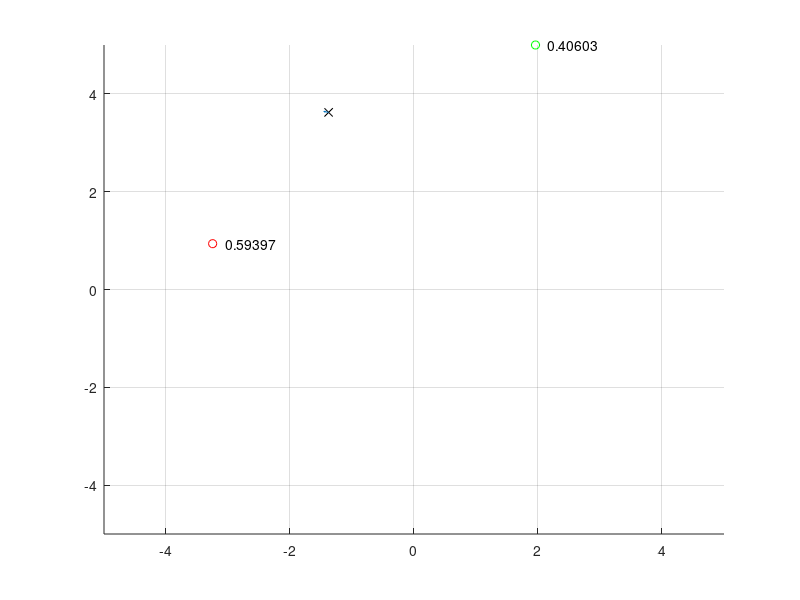
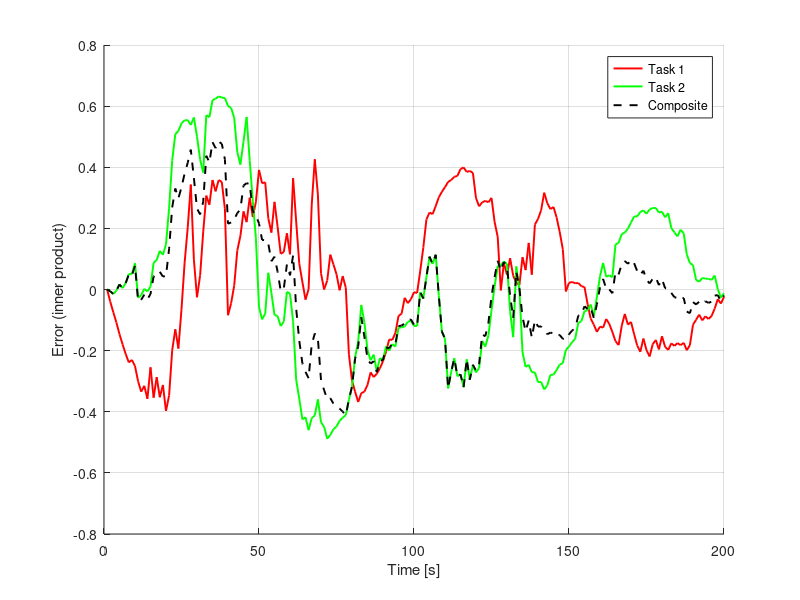

MATLAB code to generate these figures, in order:
clc
clear
close all


DS1 = @(x) [-5 0; 0 -5] * x;
DS2 = @(x) [-5 0; 0 -5] * x;

Lim_ws = @(x) [min(max(x(1),-5),5) ; min(max(x(2),-5),5)];


% loop params
dt = 0.01;
t = 0;
T_final = 2;

% intial locaiton of the two objects
pos_red = [-1;-2];
pos_green = [1;-2];


% robot's param
pos_robot = [0;5];
vel_robot = [0;0];

D = 5;
M = 1;

b1 = 0.0;
b2 = 1 - b1;
B = [b1;b2];
epsilon = 5;

vel_red = [0;0];
vel_green = [0;0];


figure;
hold on
grid on
axis([-5 5 -5 5])

direction_red = pi/2;
direction_green = pi;

Error = [];
while(t < T_final)
    
    % desired velocity to reach each object
    f1 = DS1(pos_robot - pos_red);
    f2 = DS2(pos_robot - pos_green);
    

    if(norm(f1) > 4), f1 = f1 ./ norm(f1) * 4; end
        if(norm(f2) > 4), f2 = f2 ./ norm(f2) * 4; end


    % adaptations
    adapt_error_1 = vel_robot'*vel_red;
    adapt_error_2 = vel_robot'*vel_green;
    adapt_error = b1.*adapt_error_1 + b2 .* adapt_error_2;
    
    Error(end+1,:) = [adapt_error_1, adapt_error_2, adapt_error];

    term1 = vel_robot'*(vel_red - vel_green);
%     term2 = -0.5 * (b1 * vel_red + b2 * vel_green)' * (f1 + f2) ;
    term2 =  (b1 * vel_red + b2 * vel_green)' * (f1-f2) ;
    
    b1_dot = - epsilon * (term1 + term2);
    b1 = b1 + b1_dot .* dt;
    if(b1>1),b1=1;end
    if(b1<0),b1=0;end
    b2 = 1-b1;
    
    B(:,end+1) = [b1;b2];
    
    vel_desired = b1 .* f1 + b2 .* f2;
    
    
    % robot's movement
    F_control = -1 * D .* (vel_robot - vel_desired);
    acc = (1/M) * (F_control);
    vel_robot = vel_robot + acc   .* dt ;
    pos_robot   = pos_robot   + vel_robot .* dt;
    
    
    % objects movements
    
    direction_red = direction_red + 0.2 * randn;
    direction_green = direction_green + 0.2 * randn;
    
    vel_red = 0.2* [cos(direction_red) ; sin(direction_red)];
    vel_green = 0.2* [cos(direction_green) ; sin(direction_green)];
    
    pos_red = pos_red + vel_red;
    pos_green = pos_green + vel_green;
    
    if(b1 > 0.5)
        pos_red = pos_red + 0.05* (pos_robot - pos_red);        
    else
        pos_green = pos_green + 0.05* (pos_robot - pos_green);
        
    end
    
    
    
    % limiting movements to workspace
    pos_robot = Lim_ws(pos_robot);
    pos_red   = Lim_ws(pos_red);
    pos_green = Lim_ws(pos_green);
    
    
    % plotting
    cla
    plot(pos_robot(1),pos_robot(2), 'xk');
    plot(pos_red(1),pos_red(2), 'or');
    plot(pos_green(1),pos_green(2), 'og');
    
    text(pos_red(1)+0.2,pos_red(2), num2str(b1));
    text(pos_green(1)+0.2,pos_green(2), num2str(b2));

    
    quiver(pos_robot(1),pos_robot(2),vel_robot(1)*dt,vel_robot(2)*dt,20)
    
    
    
    drawnow
    pause(0.01)
    
    
    
    t = t + dt;
    
    
end

%%


figure;
hold on
plot(Error(:,1),'r','LineWidth',1.4)
plot(Error(:,2),'g','LineWidth',1.4)
plot(Error(:,3),'--k','LineWidth',1.4)

xlabel('Time [s]')
ylabel('Error (inner product)')
legend('Task 1', 'Task 2', 'Composite')
grid on






